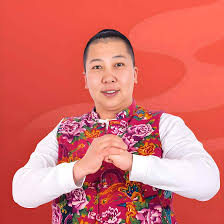
#> input picture 机器视觉/machine-vision/手写Canny边缘检测/1.jpg, 224 x 224 px
$ python 1.py   (older library calls are emulated)
#> lines starting #> are read from the running program, lines starting #| are printed output that depends on the picture; after the words box and inside, x2 and y2 are one past the last pixel; in counts of white or black regions, pixels touching at a corner belong together
import cv2
import numpy as np


def get_gradients(g):
    gx = cv2.Sobel(g, cv2.CV_64F, 1, 0)
    gy = cv2.Sobel(g, cv2.CV_64F, 0, 1)
    mag = np.hypot(gx, gy)
    ang = np.arctan2(gy, gx)
    return mag, ang


def nms(mag, ang):
    H, W = mag.shape
    out = np.zeros_like(mag)
    ang = ang * 180 / np.pi
    ang[ang < 0] += 180

    for i in range(1, H-1):
        for j in range(1, W-1):
            a = ang[i, j]
            m = mag[i, j]

            if (0 <= a < 22.5) or (157.5 <= a <= 180):
                p, q = mag[i, j+1], mag[i, j-1]
            elif 22.5 <= a < 67.5:
                p, q = mag[i-1, j+1], mag[i+1, j-1]
            elif 67.5 <= a < 112.5:
                p, q = mag[i-1, j], mag[i+1, j]
            else:  # 112.5~157.5
                p, q = mag[i-1, j-1], mag[i+1, j+1]
            out[i, j] = m if (m >= p and m >= q) else 0
    return out


def double_thresh(img, low=0.05, high=0.15):
    hi = img.max() * high
    lo = hi * low
    strong, weak = 255, 75
    res = np.zeros_like(img, dtype=np.uint8)
    res[img >= hi] = strong
    res[(img <= hi) & (img >= lo)] = weak
    return res, weak, strong


def hysteresis(img, weak, strong):
    H, W = img.shape
    for i in range(1, H-1):
        for j in range(1, W-1):
            if img[i,j] == weak:
                if strong in img[i-1:i+2, j-1:j+2]:
                    img[i,j] = strong
                else:
                    img[i,j] = 0
    img[img != strong] = 0
    return img


def canny_simple(gray, low=0.05, high=0.15):
    g = cv2.GaussianBlur(gray, (5,5), 1.0)
    mag, ang = get_gradients(g)
    n = nms(mag, ang)
    dt, weak, strong = double_thresh(n, low, high)
    return hysteresis(dt, weak, strong)


if __name__ == '__main__':
    img_path = "1.jpg"
    out_path = "canny_out.png"

    img = cv2.imread(img_path, 0)
#> img: shape (224, 224); min 0, max 255, mean 142.5
    if img is None:
        raise SystemExit(f"读图失败：{img_path}")

    out = canny_simple(img)
#> in canny_simple, `g = cv2.GaussianBlur(gray, (5,5), 1.0)`:
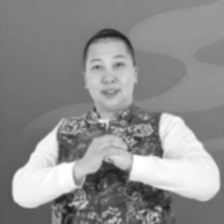
#> g: shape (224, 224); min 29, max 255, mean 142.5
#> in get_gradients, `gy = cv2.Sobel(g, cv2.CV_64F, 0, 1)`:
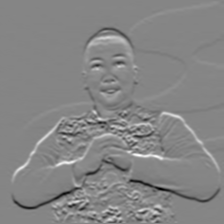
#> gy: shape (224, 224) float64; min -504, max 456, mean -1.1; drawn with min black and max white
#> in get_gradients, `ang = np.arctan2(gy, gx)`:
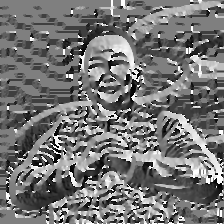
#> ang: shape (224, 224) float64; min -3.14, max 3.14, mean -0.244; drawn with min black and max white
#> in nms, `ang[ang < 0] += 180`:
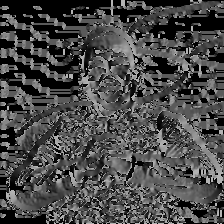
#> ang: shape (224, 224) float64; min 0, max 180, mean 73.1
#> after the loop in nms, `for i in range(1, H-1):`:
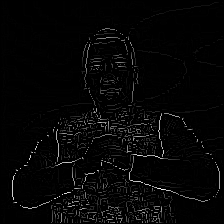
#> out: shape (224, 224) float64; min 0, max 528.2, mean 12.6; drawn with min black and max white
#> in double_thresh, `hi = img.max() * high`: hi = 79.23
#> in double_thresh, `lo = hi * low`: lo = 3.96
#> in canny_simple, `dt, weak, strong = double_thresh(n, low, high)`:
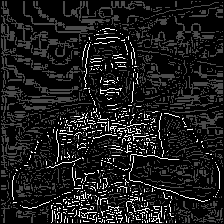
#> dt: shape (224, 224); min 0, max 255, mean 28.3
#> in canny_simple, `dt, weak, strong = double_thresh(n, low, high)`: weak = 75; strong = 255
#> after the loop in hysteresis, `for i in range(1, H-1):`:
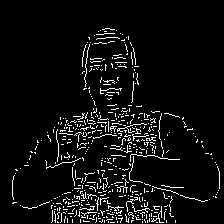
#> img: shape (224, 224); 6% white in thin lines or dots, all inside (x1, y1, x2, y2) = (12, 28, 220, 223)
    cv2.imwrite(out_path, out)

    # ---- 显示结果 ----
    cv2.imshow("Input", img)
    cv2.imshow("Canny Result", out)
    cv2.waitKey(0)
    cv2.destroyAllWindows()
    print("处理完成，输出：", out_path)
